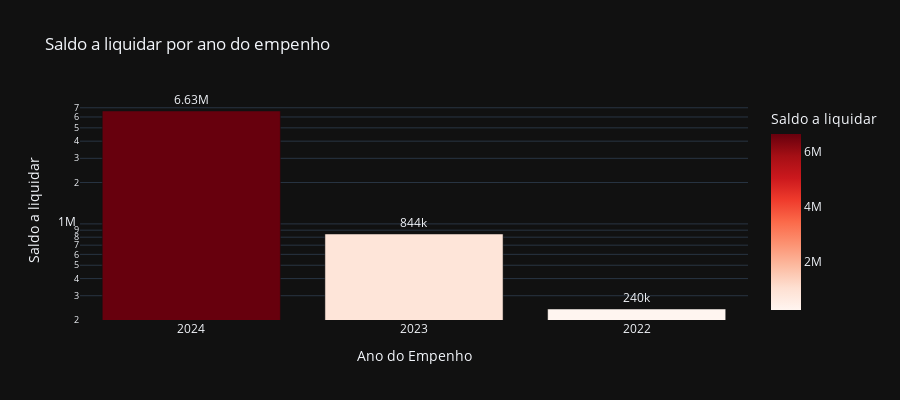

The notebook cell saved with this chart:
### Code cell
# Saldo a liquidar por ano
cols = ['ANO', 'A_LIQUIDAR']

df_aux = df.loc[:, cols].groupby('ANO').sum().sort_values(by= 'A_LIQUIDAR', ascending=False).reset_index()
df_aux = df_aux[df_aux['A_LIQUIDAR'] > 0]
fig = px.bar(df_aux, 
             x='ANO', 
             y='A_LIQUIDAR',
             title='Saldo a liquidar por ano do empenho',
             labels={'ANO':'Ano do Empenho', 'A_LIQUIDAR':'Saldo a liquidar'},
             text_auto='.3s',
             height=400,
             log_y=True,
             color='A_LIQUIDAR',
             color_continuous_scale = 'reds',
             template='plotly_dark')
fig.update_traces(textposition = 'outside', cliponaxis = False, hovertemplate=None)
fig.update_layout(hovermode="x unified")

fig.show()

### Figure 1 — Plotly figure (JSON) as saved in the notebook; plotly's stock layout.template omitted (floating-point values rounded to 4 significant figures)
{"data": [{"alignmentgroup": "True", "cliponaxis": false, "legendgroup": "", "marker": {"color": [6631000.0, 844400.0, 240200.0], "coloraxis": "coloraxis", "pattern": {"shape": ""}}, "name": "", "offsetgroup": "", "orientation": "v", "showlegend": false, "textposition": "outside", "texttemplate": "%{y:.3s}", "type": "bar", "x": ["2024", "2023", "2022"], "xaxis": "x", "y": [6631000.0, 844400.0, 240200.0], "yaxis": "y"}], "layout": {"barmode": "relative", "coloraxis": {"colorbar": {"title": {"text": "Saldo a liquidar"}}, "colorscale": [[0, "rgb(255,245,240)"], [0.125, "rgb(254,224,210)"], [0.25, "rgb(252,187,161)"], [0.375, "rgb(252,146,114)"], [0.5, "rgb(251,106,74)"], [0.625, "rgb(239,59,44)"], [0.75, "rgb(203,24,29)"], [0.875, "rgb(165,15,21)"], [1, "rgb(103,0,13)"]]}, "height": 400, "hovermode": "x unified", "legend": {"tracegroupgap": 0}, "title": {"text": "Saldo a liquidar por ano do empenho"}, "xaxis": {"anchor": "y", "domain": [0, 1], "title": {"text": "Ano do Empenho"}}, "yaxis": {"anchor": "x", "domain": [0, 1], "title": {"text": "Saldo a liquidar"}, "type": "log"}}}
